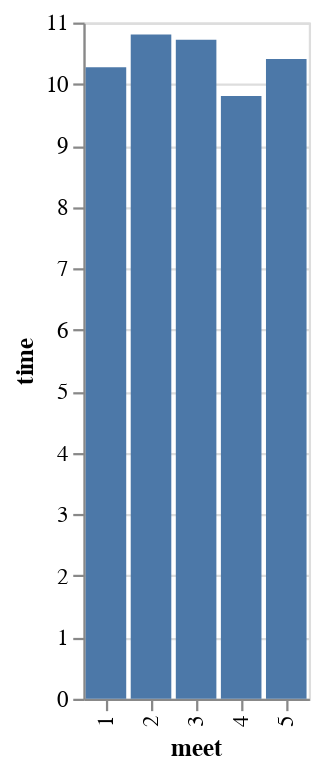

The code cell stored with this chart in its notebook:
### Markdown cell above
👩🎓 *Student Question: Can you compute this for another runner? Can
you make it a bar graph instead?*

### Code cell
#📝📝📝📝
s_df = df[df["athlete"] == "Soledad"]
chart = (alt.Chart(s_df)
           .mark_bar()
           .encode(x = "meet:O",
                   y = "time:Q"))
chart

### Figure 1 — Vega-Lite specification as saved in the notebook (floating-point values rounded to 4 significant figures)
{"config": {"view": {"continuousWidth": 400, "continuousHeight": 300}}, "data": {"name": "data-3ed52904ece4bb4dd69abbc7b26b3769"}, "mark": "bar", "encoding": {"x": {"type": "ordinal", "field": "meet"}, "y": {"type": "quantitative", "field": "time"}}, "$schema": "https://vega.github.io/schema/vega-lite/v4.8.1.json", "datasets": {"data-3ed52904ece4bb4dd69abbc7b26b3769": [{"athlete": "Soledad", "meet": 1, "time": 10.27, "image": "https://srush.github.io/BT-AI/image1.jpeg"}, {"athlete": "Soledad", "meet": 2, "time": 10.8, "image": "https://srush.github.io/BT-AI/image1.jpeg"}, {"athlete": "Soledad", "meet": 3, "time": 10.72, "image": "https://srush.github.io/BT-AI/image1.jpeg"}, {"athlete": "Soledad", "meet": 4, "time": 9.804, "image": "https://srush.github.io/BT-AI/image1.jpeg"}, {"athlete": "Soledad", "meet": 5, "time": 10.4, "image": "https://srush.github.io/BT-AI/image1.jpeg"}]}}
